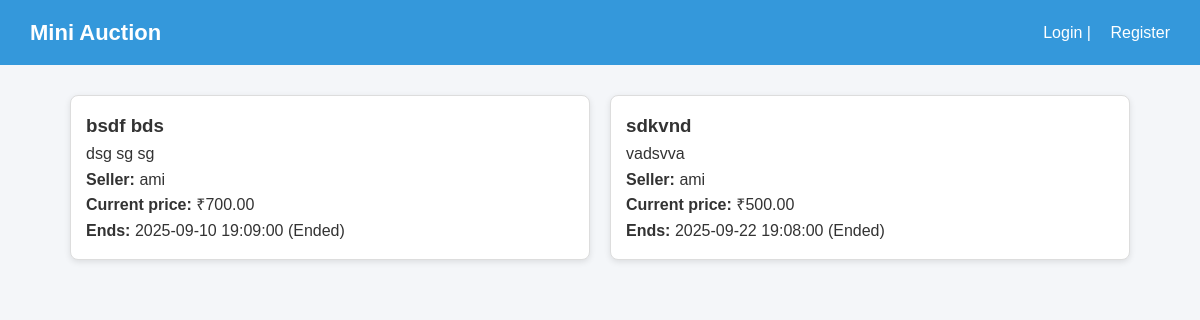
The page / on the database its author committed.
### tables this page shows
CREATE TABLE `auctions` (
  `id` int(11) NOT NULL,
  `user_id` int(11) NOT NULL,
  `title` varchar(255) NOT NULL,
  `description` text DEFAULT NULL,
  `start_price` decimal(12,2) NOT NULL DEFAULT 0.00,
  `current_price` decimal(12,2) NOT NULL DEFAULT 0.00,
  `start_time` datetime NOT NULL,
  `end_time` datetime NOT NULL,
  `created_at` timestamp NOT NULL DEFAULT current_timestamp(),
  `images` text DEFAULT NULL
);

CREATE TABLE `users` (
  `id` int(11) NOT NULL,
  `username` varchar(50) NOT NULL,
  `email` varchar(150) NOT NULL,
  `password_hash` varchar(255) NOT NULL,
  `created_at` timestamp NOT NULL DEFAULT current_timestamp()
);

### index.php (the view, shortened to what this page needs)
<?php
require 'db.php';
$user_id = $_SESSION['user_id'] ?? null;
$stmt = $pdo->query("SELECT a.*, u.username FROM auctions a JOIN users u ON a.user_id=u.id ORDER BY a.end_time ASC");
$auctions = $stmt->fetchAll();
?>
<!doctype html>
<html>
<head>
    <link rel="stylesheet" href="css/style.css">
</head>
<body>
    <header>
        <h1>Mini Auction</h1>
        <nav>
            <?php if ($user_id): ?>
                <a href="create.php">Create Auction</a>
                <a href="logout.php">Logout</a>
            <?php else: ?>
                <a href="login.php">Login</a> | <a href="register.php">Register</a>
            <?php endif; ?>
        </nav>
    </header>
    <main>
        <section class="auctions">
            <?php foreach ($auctions as $a):
                $now = new DateTime();
                $end = new DateTime($a['end_time']);
                $is_active = $now < $end;
                ?>
                <a href="view_auction.php?id=<?= $a['id'] ?>" class="auction-card">
                    <h3><?= htmlspecialchars($a['title']) ?></h3>
                    <p><?= nl2br(htmlspecialchars($a['description'])) ?></p>
                    <p><strong>Seller:</strong> <?= htmlspecialchars($a['username']) ?></p>
                    <p><strong>Current price:</strong> ₹<?= number_format($a['current_price'], 2) ?></p>
                    <p><strong>Ends:</strong> <?= htmlspecialchars($a['end_time']) ?>     <?= $is_active ? '' : '(Ended)' ?></p>
                </a>
            <?php endforeach; ?>
        </section>
    </main>
</body>
</html>

### css/style.css (style rules this page uses)
* { margin: 0; padding: 0; box-sizing: border-box; }
body { font-family: "Poppins", sans-serif; background: #f4f6f9; color: #333; line-height: 1.6; }
header { background: #3498db; color: #fff; padding: 15px 30px; display: flex; justify-content: space-between; align-items: center; }
header h1 { font-size: 22px; }
header nav a { color: #fff; text-decoration: none; margin-left: 15px; font-weight: 500; transition: color 0.3s ease; }
main { max-width: 1100px; margin: 30px auto; padding: 0 20px; }
.auctions { display: grid; grid-template-columns: repeat(auto-fit, minmax(280px, 1fr)); gap: 20px; }
.auction-card { display: block; border: 1px solid #ddd; border-radius: 8px; padding: 15px; background: #fff; box-shadow: 0 2px 6px rgba(0, 0, 0, 0.1); transition: transform 0.2s, box-shadow 0.2s; text-decoration: none; color: inherit; cursor: pointer; }

### rows shown on the page
auctions: title "bsdf bds", description "dsg sg sg", user.username "ami", current_price "700.00", end_time "2025-09-10 19:09:00", shows "(Ended)"
auctions: title "sdkvnd", description "vadsvva", user.username "ami", current_price "500.00", end_time "2025-09-22 19:08:00", shows "(Ended)"
